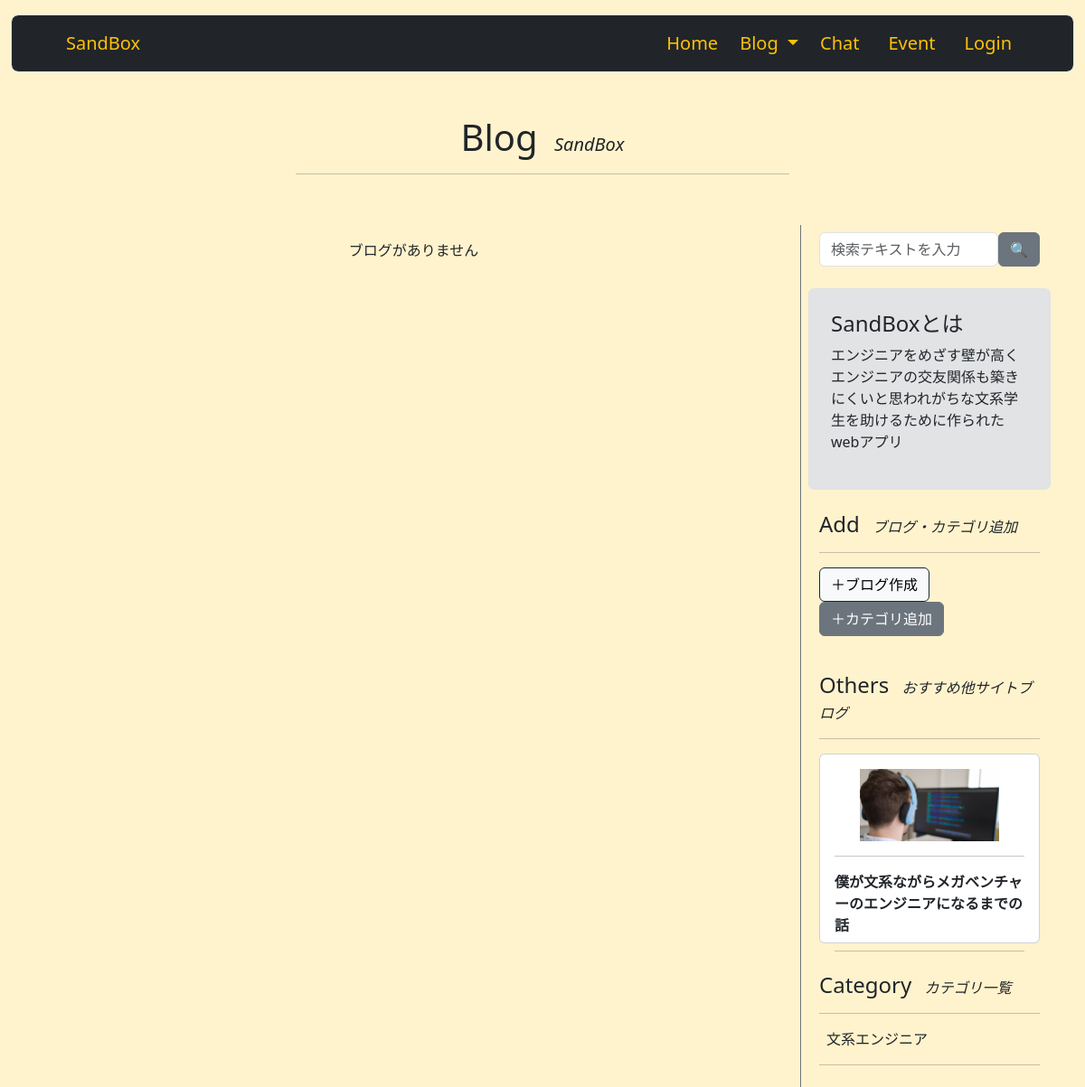
The app's page /2/sandbox_category_blog, older data.
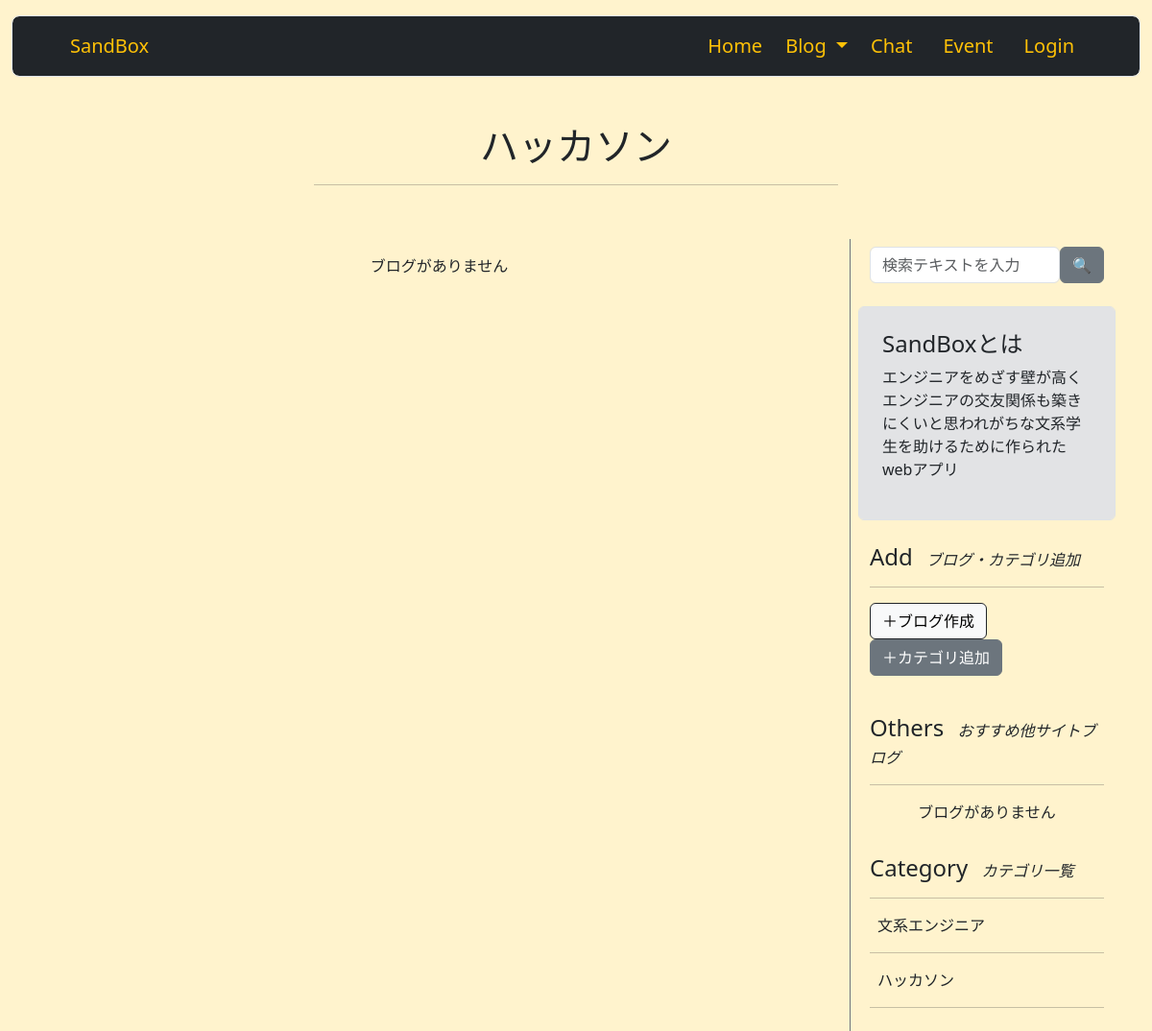
The same page, newer data.
### sandbox_system/models.py (models this page shows, shortened)
class OtherBlog(db.Model):
    __tablename__ = 'otherblog'
    id = db.Column(db.Integer, primary_key=True)
    title = db.Column(db.String(140))
    summary = db.Column(db.String(140))
    category_id = db.Column(db.Integer, db.ForeignKey('blog_category.id'))
    text = db.Column(db.Text)
    url = db.Column(db.String(140))
    image = db.Column(db.String(140))

class BlogCategory(db.Model):
    __tablename__ = 'blog_category'
    id = db.Column(db.Integer, primary_key=True)
    category = db.Column(db.String(140))
    blogs = db.relationship('Blog', backref='blogcategory', lazy='dynamic')
    otherblogs = db.relationship('OtherBlog', backref='blogcategory', lazy='dynamic')

### sandbox_system/blogs/view.py (the view)
@blogs.route('/<int:blog_category_id>/sandbox_category_blog', methods=['GET', 'POST'])
def sandbox_category_blog(blog_category_id):
    form = BlogSearchForm()
    category_form = BlogCategoryForm()
    if category_form.validate_on_submit():
        new_category = BlogCategory(category=category_form.category.data)
        db.session.add(new_category)
        db.session.commit()
        flash('カテゴリが追加されました')
        return redirect(url_for('blogs.sandbox_blog_list'))
    blog_category = BlogCategory.query.filter_by(id=blog_category_id).first()
    page = request.args.get('page', 1, type=int)
    if Blog.query.filter_by(category_id=blog_category_id).first():
        blogs = Blog.query.filter_by(category_id=blog_category_id).order_by(Blog.id.desc()).paginate(page=page, per_page=10)
    else:
        blogs = ''
    blog_categories = BlogCategory.query.order_by(BlogCategory.id.asc()).all()
    if OtherBlog.query.first():
        recent_other_blogs = OtherBlog.query.order_by(OtherBlog.id.desc()).limit(3).all()
    else:
        recent_other_blogs = ''
    return render_template('blog/sandbox_blog_list.html', blogs=blogs, blog_categories=blog_categories, form=form, category_form=category_form, blog_category=blog_category, recent_other_blogs=recent_other_blogs)

### sandbox_system/blogs/form.py (shortened to what this page needs)
class BlogSearchForm(FlaskForm):
    searchtext = StringField('検索テキスト', validators=[DataRequired()])
    submit = SubmitField('🔍')

class BlogCategoryForm(FlaskForm):
    category = StringField('カテゴリ名', validators=[DataRequired()])
    submit = SubmitField('保存')

### sandbox_system/__init__.py (called while the page is built)
@event.listens_for(Engine, "connect")
def set_sqlite_pragma(dbapi_connection, connection_record):
    cursor = dbapi_connection.cursor()
    cursor.execute("PRAGMA foreign_keys=ON")
    cursor.close()

### sandbox_system/templates/blog/sandbox_blog_list.html (shortened to what the changed rows need)
{% extends 'base.html' %}
{% block content %}
    <div class="container pb-4">
        <div class="row my-3">
            <div class="col-md-6 m-auto text-center">
                {% if searchtext %}
                    <h1 class="text-center">"{{ searchtext }}"の検索結果</h1>
                    <hr>
                {% elif blog_category %}
                    <h1 class="text-center">{{ blog_category.category }}</h1>
                    <hr>
                {% elif blog_user %}
                    <h1>{{ blog_user.author.username }}のブログ</h1>
                    <hr>
                {% else %}
                    <h1 class="text-center">Blog <span class="fs-5 ms-2 fst-italic">SandBox</span></h1>
                    <hr>
                {% endif %}
            </div>
        </div>
    </div>
    <div class="container">
        <div class="row">
            <div class="col-md-3 p-2 bg-opacity-10 border border-secondary border-end-0 border-top-0 border-bottom-0">
                <div class="position-sticky" style="top: 12rem;">
                    <div class="container py-3">
                        <h4>Others <span class="fs-6 ms-2 fst-italic">おすすめ他サイトブログ</span></h4>
                        <hr>
                        {% if recent_other_blogs %}
                        {% for recent_other_blog in recent_other_blogs %}
                        <div class="col mb-3">
                            <div class="card h-100">
                                <div class="card-body" style="max-height: 13rem;">
                                    {% if recent_other_blog.image %}
                                        <div style="text-align: center;">
                                                <img src="{{ url_for('static', filename='image/' + recent_other_blog.image) }}" class="img-fluid card-image-top" style="max-height: 5rem;">
                                        </div>
                                    {% endif %}
                                    <hr>
                                    <p class="card-title fs-6"><a href="{{ recent_other_blog.url }}" class="text-decoration-none text-dark"><b>{{ recent_other_blog.title }}</b></a></p>
                                    <hr>
                                </div>
                            </div>
                        </div>
                        {% endfor %}
                        {% else %}
                        <p class="text-center my-3">ブログがありません</p>
                        {% endif %}
                    </div>
                    <div class="container mb-3">
                        {% if blog_categories %}
                        {% for blog_category in blog_categories %}
                        <ol class="list-unstyled">
                            <a href="{{ url_for('blogs.sandbox_category_blog', blog_category_id=blog_category.id) }}" class="text-decoration-none text-dark"><li class="ms-2">
                                {{ blog_category.category }}
                            </li></a>
                            <hr>
                        </ol>
                        {% endfor %}
                        {% else %}
                        <p class="text-center my-3">カテゴリがありません</p>
                        {% endif %}
                    </div>
                </div>
            </div>
        </div>
    </div>
{% endblock %}

Row changes from the older to the newer data that the page shows:
removed OtherBlog: image (picture), title "僕が文系ながらメガベンチャーのエンジニアになるまでの話"
added BlogCategory: category "ハッカソン"
Text that changed along with them:
text no longer shown: "Blog SandBox"
text now shown: "ブログがありません"
